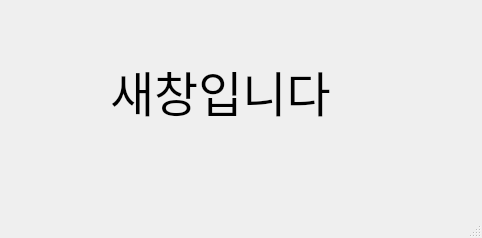
<?xml version="1.0" encoding="UTF-8"?>
<ui version="4.0">
 <class>MainWindow</class>
 <widget class="QMainWindow" name="MainWindow">
  <property name="geometry">
   <rect>
    <x>0</x>
    <y>0</y>
    <width>482</width>
    <height>238</height>
   </rect>
  </property>
  <property name="windowTitle">
   <string>MainWindow</string>
  </property>
  <widget class="QWidget" name="centralwidget">
   <widget class="QLabel" name="label">
    <property name="geometry">
     <rect>
      <x>110</x>
      <y>30</y>
      <width>261</width>
      <height>121</height>
     </rect>
    </property>
    <property name="font">
     <font>
      <family>Agency FB</family>
      <pointsize>36</pointsize>
     </font>
    </property>
    <property name="text">
     <string>새창입니다</string>
    </property>
   </widget>
  </widget>
  <widget class="QMenuBar" name="menubar">
   <property name="geometry">
    <rect>
     <x>0</x>
     <y>0</y>
     <width>482</width>
     <height>21</height>
    </rect>
   </property>
  </widget>
  <widget class="QStatusBar" name="statusbar"/>
 </widget>
 <resources/>
 <connections/>
</ui>
